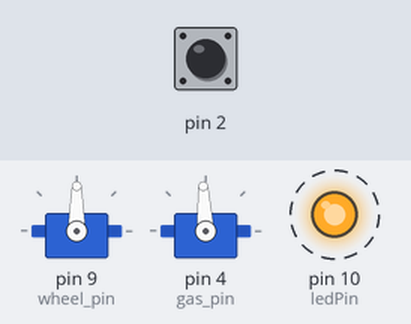
The sketch below on a simulated Arduino Uno, built with avr-gcc and run on an emulated ATmega328P. Parts: 2 × servo, output pins drawn as LEDs (lit = HIGH). Dashed ring = blinking. The test bench sets the inputs (shaded band); at power-on: pin 2 HIGH. What the sketch prints to the serial monitor is not drawn.

Above: at 0.05 s.
Timing chart, 0 to 3.0 s (numbered marks = the images above):
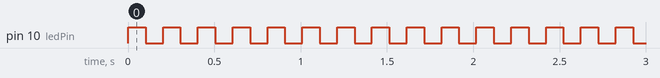

The sketch:

Jetboat_receiver.ino
```cpp
#include <Servo.h>

#include <SoftwareSerial.h>

///////////////////////////////////////////////////////////////////////////////////////
//Terms of use
///////////////////////////////////////////////////////////////////////////////////////
//THE SOFTWARE IS PROVIDED "AS IS", WITHOUT WARRANTY OF ANY KIND, EXPRESS OR
//IMPLIED, INCLUDING BUT NOT LIMITED TO THE WARRANTIES OF MERCHANTABILITY,
//FITNESS FOR A PARTICULAR PURPOSE AND NONINFRINGEMENT. IN NO EVENT SHALL THE
//AUTHORS OR COPYRIGHT HOLDERS BE LIABLE FOR ANY CLAIM, DAMAGES OR OTHER
//LIABILITY, WHETHER IN AN ACTION OF CONTRACT, TORT OR OTHERWISE, ARISING FROM,
//OUT OF OR IN CONNECTION WITH THE SOFTWARE OR THE USE OR OTHER DEALINGS IN
//THE SOFTWARE.
//
///////////////////////////////////////////////////////////////////////////////////////
void turnLed(bool on);

//Channels
int x[15], ch1[15], ch[7], i;

int ledPin = 10;
long ledBlink = 0;
bool ledIsOn = false;

SoftwareSerial BTserial(10, 11); // RX | TX
Servo wheel, gas;
#define gas_min  1000
#define gas_max  2000
#define gas_middle 1500
#define steer_min 0
#define steer_max 180
int wheel_pin = 9, gas_pin = 4;

int data_receive[7];
byte  throttle_active, brake_active;
int battery_voltage, receive_watchdog, throttle_out, brake_out, steering_out;
long motor_current;
byte f1 = 150, f2 = 151, f3 = 152;

#define MY_PIN 3 // we could choose any pin

void setup() {
  pinMode(MY_PIN, INPUT_PULLUP);
  attachInterrupt(digitalPinToInterrupt(2), read_me, FALLING);
  pinMode(ledPin, OUTPUT);
  digitalWrite(ledPin, HIGH);
  Serial.begin(9600);  //Start the serial port @ 9600bps.
  Serial.println("BB");
  BTserial.begin(9600);
  //Serial.println("BTserial started at 34800");
  wheel.attach(wheel_pin);
  gas.attach(gas_pin);
  wheel.write((steer_min + steer_max) / 2);

  /*gas.write(gas_max);
    delay(6000);
    gas.write(gas_min);
    delay(2000);
    gas.write(gas_middle);
    //delay(4000);*/


  //OCR0A = 0; //Set PWM duty cycle to 0%.
  //TCCR0A |= (1 << WGM01) | (1 << WGM00); //Enable the PWM fuction.
}

void loop() {
  read_rc();

  Serial.print(ch[1]); Serial.print("\t");
  //Serial.print(ch[2]); Serial.print("\t");
  Serial.print(ch[3]); Serial.print("\t");
  //Serial.print(ch[4]); Serial.print("\t");
  //Serial.print(ch[5]); Serial.print("\t");
  //Serial.print(ch[6]);
  Serial.print("\n");

  battery_voltage = 100;//analogRead(0) >> 3;                                               //Read the battery voltage and divide by 8.
  if (true || battery_voltage > 100)battery_voltage = 100;                                    //Limit battery voltage to 100.


  /*while (BTserial.available() > 0) { //Read the serial port.

    data_receive[6] = data_receive[5];
    data_receive[5] = data_receive[4];
    data_receive[4] = data_receive[3];                                                //Shift the new data in the data_receive array.
    data_receive[3] = data_receive[2];
    data_receive[2] = data_receive[1];
    data_receive[1] = data_receive[0];
    data_receive[0] = (byte)BTserial.read();
    //Serial.println(String(data_receive[0]));

    //Check if new data has arrived.
    if (data_receive[6] == 250 && data_receive[3] == 251 && data_receive[0] == 252) {
      if (true || data_receive[3] == data_receive[1]) {
        //Send the battery voltage and include check bytes.
        /*BTserial.write((byte*)&f1, 1);
          BTserial.write((byte*)&battery_voltage, 1);
          BTserial.write((byte*)&f2, 1);
          BTserial.write((byte*)&battery_voltage, 1);
          BTserial.write((byte*)&f3, 1);*/
  /*BTserial.write((byte*)&battery_voltage, 1);
    receive_watchdog = 100;
  */
  //Serial.println("======================");
  //delay(120);//Reset the watchdog timer.

  //Calculate the throttle value.
  throttle_out = ch[3];//(data_receive[2] << 8) | data_receive[1];
  steering_out = ch[1];//(data_receive[5] << 8) | data_receive[4];
  /*Serial.print("Gas:");
    Serial.println(throttle_out);
    Serial.print("Wheel:");
    Serial.println(steering_out);
  */
  /*}
    }
    }*/

  if (true || receive_watchdog > 0) {                                                         //If the watchdog timer is still active.
    wheel.write(map(steering_out, 1000, 2000, steer_min, steer_max));

    Serial.print("Steer: ");
    Serial.println(map(steering_out, 1000, 2000, steer_min, steer_max));
    if (throttle_out < 1500)
      throttle_out = 1000;
    gas.write(constrain(throttle_out, gas_min, gas_max));
  }

  if (receive_watchdog > 0) {
    receive_watchdog --;                                       //If the watchdog variable is larger then 0, decrease the watchdog variable by 1.
    turnLed(true);  //Turn on the switch led
  }
  else {
    //Failsafe
    wheel.write((steer_min + steer_max) / 2);
    gas.write(gas_middle);
    ///
    if (micros() - ledBlink >= 1000) {
      if (ledIsOn == true)
      {
        turnLed(false);
      }
      else {
        turnLed(true);
      }
      ledBlink = micros();
    }


    //If the watchdog timer is 0.
    //OCR0A = 0;                                                                        //Set the PWM duty cycle to 0.
    if (throttle_active == 1) {                                                       //If throttle active flag is set.
      //Set PWM dut cycle to zero.
    }
    if (brake_active == 1) {                                                          //If break active flag is set.
      //Set break active flag to 0.
    }
  }
  delay(100);
}

void turnLed(bool on) {
  if (on) {
    digitalWrite(ledPin, HIGH);
    ledIsOn = true;
  }
  else {
    digitalWrite(ledPin, LOW);
    ledIsOn = false;
  }
}
```

PWM.ino
```cpp
unsigned long int a, b, c;

void read_me()  {
  //this code reads value from RC reciever from PPM pin (Pin 2 or 3)
  //this code gives channel values from 0-1000 values
  //    -: ABHILASH :-    //
  a = micros(); //store time value a when pin value falling
  c = a - b;  //calculating time inbetween two peaks
  b = a;      //
  x[i] = c;   //storing 15 value in array
  i = i + 1;       if (i == 15) {
    for (int j = 0; j < 15; j++) {
      ch1[j] = x[j];
    }
    i = 0;
  }
}
//copy store all values from temporary array another array after 15 reading
void read_rc() {
  int i, j, k = 0;
  for (k = 14; k > -1; k--) {
    if (ch1[k] > 3000) {
      j = k; //detecting separation space 10000us in that another array
      receive_watchdog = 100;
    }
  }
  for (i = 1; i <= 6; i++) {
    ch[i] = (ch1[i + j]);
  }
}     //assign 6 channel values after separation space
```

Measured:
- by itself, pin 10 (ledPin): alternates HIGH for 0.10 s and LOW for 0.10 s
